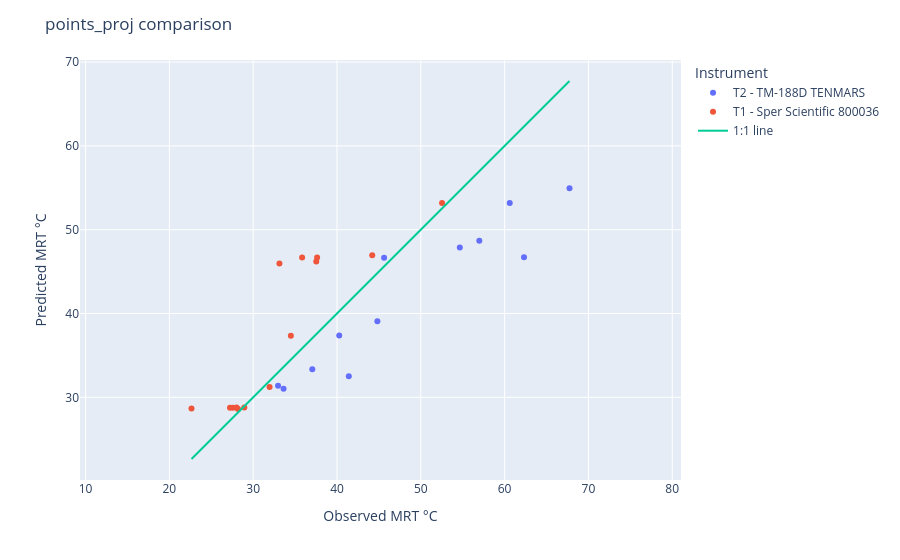

Notebook code cell kept with this figure:
### Code cell
# Compute 1:1 line range
m = min(obs.min(), pred.min())
M = max(obs.max(), pred.max())

# Scatter
fig = px.scatter(
    points_proj,
    x=obs,
    y=pred,
    color="Instrument",
    hover_data=["TG", "TA","WIND M/S", "condition"],
)

# 1:1 line
fig.add_scatter(
    x=[m, M],
    y=[m, M],
    mode="lines",
    name="1:1 line"
)

fig.update_layout(
    xaxis_title="Observed MRT °C",
    yaxis_title="Predicted MRT °C",
    title="points_proj comparison"
)

fig.update_yaxes(scaleanchor="x", scaleratio=1)

fig.show()

### Figure 1 — Plotly figure (JSON) as saved in the notebook; plotly's stock layout.template omitted (floating-point values rounded to 4 significant figures)
{"data": [{"customdata": [[31.6, 28.7, 2.7, "SHADOW"], [38.7, 30.1, 1.6, "SUN"], [34.4, 30.7, 0.9, "SHADOW"], [38.6, 30.2, 1.6, "SUN"], [33, 28.9, 1, "SHADOW"], [39.4, 29.2, 3, "SUN"], [32.5, 30.4, 0, "SHADOW"], [41.1, 31.5, 1.7, "SUN"], [32.5, 30.3, 0.4, "SHADOW"], [43.7, 33.5, 0.6, "SUN"], [33.1, 30.6, 0, "SHADOW"], [39.4, 30.1, 2.4, "SUN"]], "hovertemplate": "Instrument=T2 - TM-188D TENMARS <br>MRT=%{x}<br>MRT_predicted=%{y}<br>TG=%{customdata[0]}<br>TA=%{customdata[1]}<br>WIND M/S=%{customdata[2]}<br>condition=%{customdata[3]}<extra></extra>", "legendgroup": "T2 - TM-188D TENMARS ", "marker": {"color": "#636efa", "symbol": "circle"}, "mode": "markers", "name": "T2 - TM-188D TENMARS ", "orientation": "v", "showlegend": true, "type": "scatter", "x": [40.27, 60.61, 41.41, 54.65, 44.82, 67.74, 37.05, 56.98, 32.97, 45.62, 33.63, 62.32], "xaxis": "x", "y": [37.37, 53.18, 32.5, 47.88, 39.08, 54.95, 33.36, 48.67, 31.37, 46.66, 31.01, 46.72], "yaxis": "y"}, {"customdata": [[32.6, 29.3, 0, "SHADOW"], [42.2, 28.9, 0.7, "SUN"], [38, 34.4, 0.2, "SUN"], [40.9, 35, 0.8, "SUN"], [42.7, 36.4, 0.3, "SUN"], [39.6, 34.8, 0.8, "SUN"], [46.8, 37.2, 0.7, "SUN"], [34.8, 31.9, 0.1, "SHADOW"], [31.8, 32.3, 0, "SHADOW"], [30, 31.6, 0, "SHADOW"], [29.3, 31.8, 0, "SHADOW"], [28.9, 31.9, 0, "SHADOW"], [29.6, 31, 0, "SHADOW"], [29.7, 30.9, 0, "SHADOW"]], "hovertemplate": "Instrument=T1 - Sper Scientific 800036 <br>MRT=%{x}<br>MRT_predicted=%{y}<br>TG=%{customdata[0]}<br>TA=%{customdata[1]}<br>WIND M/S=%{customdata[2]}<br>condition=%{customdata[3]}<extra></extra>", "legendgroup": "T1 - Sper Scientific 800036 ", "marker": {"color": "#EF553B", "symbol": "circle"}, "mode": "markers", "name": "T1 - Sper Scientific 800036 ", "orientation": "v", "showlegend": true, "type": "scatter", "x": [34.5, 52.53, 33.13, 37.53, 37.63, 35.84, 44.21, 31.96, 28.94, 28.19, 27.58, 27.24, 28.01, 22.64], "xaxis": "x", "y": [37.35, 53.2, 45.97, 46.21, 46.67, 46.69, 46.96, 31.23, 28.79, 28.6, 28.75, 28.75, 28.8, 28.67], "yaxis": "y"}, {"mode": "lines", "name": "1:1 line", "type": "scatter", "x": [22.64, 67.74], "y": [22.64, 67.74]}], "layout": {"legend": {"title": {"text": "Instrument"}, "tracegroupgap": 0}, "margin": {"t": 60}, "title": {"text": "points_proj comparison"}, "xaxis": {"anchor": "y", "domain": [0, 1], "title": {"text": "Observed MRT °C"}}, "yaxis": {"anchor": "x", "domain": [0, 1], "scaleanchor": "x", "scaleratio": 1, "title": {"text": "Predicted MRT °C"}}}}
